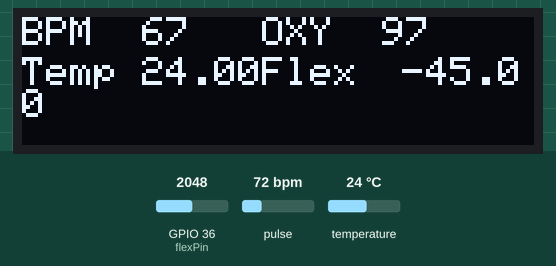
A sketch run on a simulated ESP32. Parts: 128×32 one-colour display. The inputs (shaded band) are chosen by the test bench; at power-on: GPIO 36 (flexPin) = 2048, temperature 24 °C, pulse 72 bpm. WiFi joins after 1.5 s; servers stay silent unless stated; uploads are accepted with an empty reply; random numbers use the default seed unless the sketch sets one; what the sketch prints to the serial monitor is not drawn.

Above: at 6.1 s.
6.2 s: GPIO 36 (flexPin) set to 0
At 12.0 s:
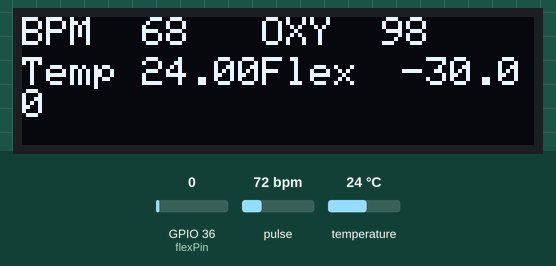
18.4 s: temperature set to 12 °C
At 23.7 s:
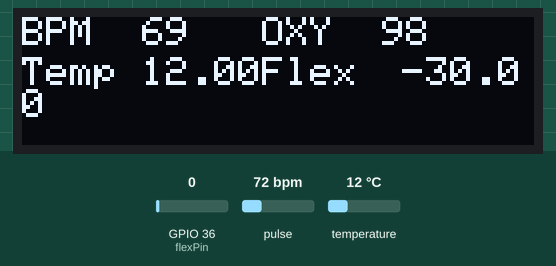
29.9 s: temperature set to 19 °C
At 35.4 s:
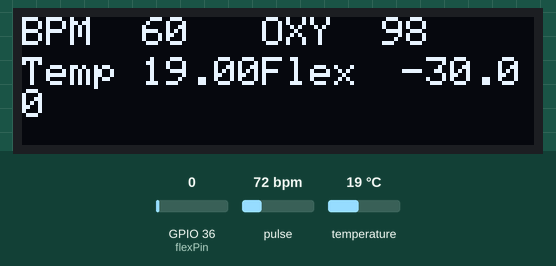
41.3 s: GPIO 36 (flexPin) set to 77
At 45.9 s:
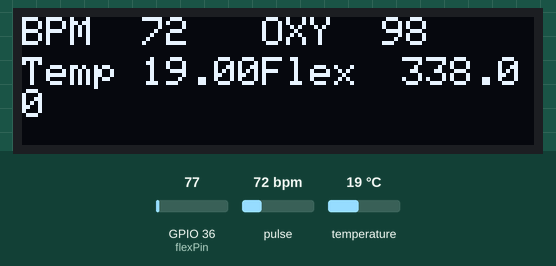
52.8 s: temperature set to 28 °C
At 57.7 s:
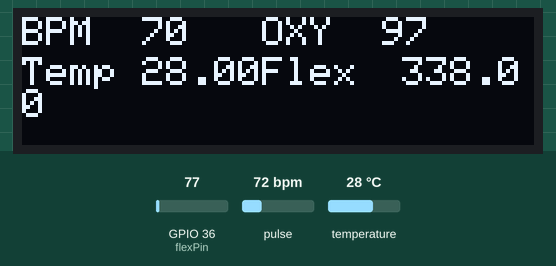
64.2 s: GPIO 36 (flexPin) set to 295
At 69.4 s:
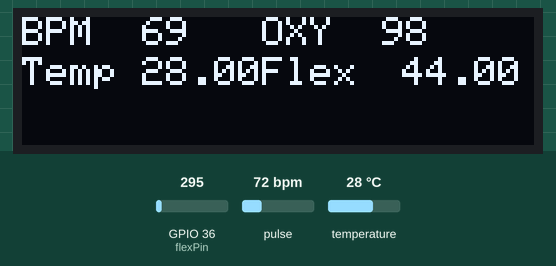
Timing chart, 0 to 70.9 s (numbered marks = the images above; inputs shaded):
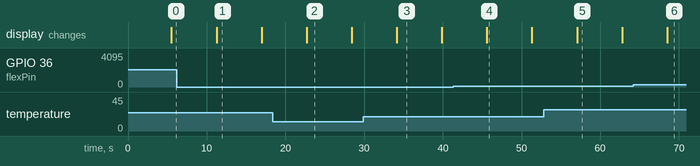

Measured:
- what the display in image 1 shows lasts 5.7 s, from 11.3 s to 17.0 s

The sketch:

ESP_32_code.ino
```cpp
#include <WiFi.h>
#include <HTTPClient.h>
#include <Adafruit_GFX.h>        //OLED libraries
#include <Adafruit_SSD1306.h>
#include <Wire.h>
#include <SPI.h>
#include "MAX30105.h"
#include "heartRate.h"
MAX30105 particleSensor;
const byte RATE_SIZE = 4; //Increase this for more averaging. 4 is good.
byte rates[RATE_SIZE]; //Array of heart rates
byte rateSpot = 0;
long lastBeat = 0; //Time at which the last beat occurred
float beatsPerMinute;
int beatAvg;
int beatAvg1;
int oxy;
#define SCREEN_WIDTH 128 // OLED display width, in pixels
#define SCREEN_HEIGHT 32 // OLED display height, in pixels
#define OLED_RESET     4 // Reset pin # (or -1 if sharing Arduino reset pin)
#define SCREEN_ADDRESS 0x3C ///< See datasheet for Address; 0x3D for 128x64, 0x3C for 128x32
Adafruit_SSD1306 display(SCREEN_WIDTH, SCREEN_HEIGHT, &Wire, OLED_RESET);
const int flexPin = 36;      // Pin connected to voltage divider output


// Change these constants according to your project's design
const float VCC = 3.3;      // voltage at Ardunio 5V line
const float R_DIV = 22000.0;  // resistor used to create a voltage divider
const float flatResistance = 22000.0; // resistance when flat
const float bendResistance = 88000.0;  // resistance at 90 deg


const char* ssid = "Nithish";
const char* password = "12345678";

//Your Domain name with URL path or IP address with path
String serverName = "http:// 192.168.75.68:8080/";

// the following variables are unsigned longs because the time, measured in
// milliseconds, will quickly become a bigger number than can be stored in an int.
unsigned long lastTime = 0;
// Timer set to 10 minutes (600000)
//unsigned long timerDelay = 600000;
// Set timer to 5 seconds (5000)
unsigned long timerDelay = 5000;

void setup() {

  pinMode(flexPin, INPUT);
  if(!display.begin(SSD1306_SWITCHCAPVCC, SCREEN_ADDRESS)) {
    Serial.println(F("SSD1306 allocation failed"));
    for(;;); // Don't proceed, loop forever
  }
  Serial.begin(115200);
  Serial.println("Initializing...");
  if (!particleSensor.begin(Wire, I2C_SPEED_FAST)) //Use default I2C port, 400kHz speed
  {
    Serial.println("MAX30105 was not found. Please check wiring/power. ");
    while (1);
  }
  Serial.println("Place your index finger on the sensor with steady pressure.");
  particleSensor.setup(); //Configure sensor with default settings
  particleSensor.setPulseAmplitudeRed(0x0A); //Turn Red LED to low to indicate sensor is running
  particleSensor.setPulseAmplitudeGreen(0); //Turn off Green LED


  Serial.begin(115200);

  WiFi.begin(ssid, password);
  Serial.println("Connecting");
  while(WiFi.status() != WL_CONNECTED) {
    delay(500);
    Serial.print(".");
  }
  Serial.println("");
  Serial.print("Connected to WiFi network with IP Address: ");
  Serial.println(WiFi.localIP());

  Serial.println("Timer set to 5 seconds (timerDelay variable), it will take 5 seconds before publishing the first reading.");
}

void loop() {
  //Send an HTTP POST request every 10 minutes
  if ((millis() - lastTime) > timerDelay) {
    //Check WiFi connection status
    if(WiFi.status()== WL_CONNECTED){
      HTTPClient http;

  float temperature = particleSensor.readTemperature();
  if(temperature > 37.2 ){
    temperature = temperature - 1.5;
  }

  int ADCflex = analogRead(flexPin);
  float Vflex = ADCflex * VCC / 1023.0;
  float Rflex = R_DIV * (VCC / Vflex - 1.0);
  Serial.println("Resistance: " + String(Rflex) + " ohms");

  // Use the calculated resistance to estimate the sensor's bend angle:
  float angle = map(Rflex, flatResistance, bendResistance, 0, 90.0);
  Serial.println("Bend: " + String(angle) + " degrees");
  Serial.println();

  delay(500);
  long irValue = particleSensor.getIR();

  if (checkForBeat(irValue) == true)
  {
    //We sensed a beat!
    long delta = millis() - lastBeat;
    lastBeat = millis();
    beatsPerMinute = 60 / (delta / 1000.0);
    if (beatsPerMinute < 255 && beatsPerMinute > 20)
    {
      rates[rateSpot++] = (byte)beatsPerMinute; //Store this reading in the array
      rateSpot %= RATE_SIZE; //Wrap variable
      beatAvg = 0;
      for (byte x = 0 ; x < RATE_SIZE ; x++)
        beatAvg += rates[x];
      beatAvg /= RATE_SIZE;
    }
  }
    beatAvg1=random(60,75);
    oxy=random(96,99);

  Serial.print("temperatureC=");
  Serial.print(temperature);

  Serial.print("IR=");
  Serial.print(irValue);
  Serial.print(", BPM=");
  Serial.print(beatsPerMinute);
  Serial.print(", Avg BPM=");
  Serial.print(beatAvg1);
  if (irValue < 50000)
  Serial.print(" No finger?");
  Serial.println();

  display.clearDisplay();                                   //Clear the display
    display.setTextSize(1);                                   //Near it display the average BPM you can display the BPM if you want
    display.setTextColor(WHITE);
    display.setCursor(0,0);
    display.println("BPM");
    display.setCursor(30,0);
    if (irValue > 50000){
    display.println(beatAvg1);}
    display.setCursor(60,0);
    display.println("OXY");
    display.setCursor(90,0);
    if (irValue > 50000){
    display.println(oxy);}
    display.setCursor(0,10);
    display.println("Temp");
    display.setCursor(30,10);
    if (irValue > 50000){
    display.println(temperature); }
    display.setCursor(60,10);
    display.println("Flex");
    display.setCursor(95,10);
    display.println(angle);

    if (irValue < 50000){
    display.setCursor(60,20);
    display.println("No finger");}
    display.display();


      String serverPath = serverName + "glovecopy/api/create.php?bpm=" + beatAvg1 + "&oxy=" + oxy +"&temp=" +temperature +"&flex=" + angle;
      http.begin(serverPath.c_str());

      // Send HTTP GET request
      int httpResponseCode = http.GET();

      if (httpResponseCode>0) {
        Serial.print("HTTP Response code: ");
        Serial.println(httpResponseCode);
        String payload = http.getString();
        Serial.println(payload);
      }
      else {
        Serial.print("Error code: ");
        Serial.println(httpResponseCode);
      }
      // Free resources
      http.end();
    }
    else {
      Serial.println("WiFi Disconnected");
    }
    lastTime = millis();
  }
}
```
